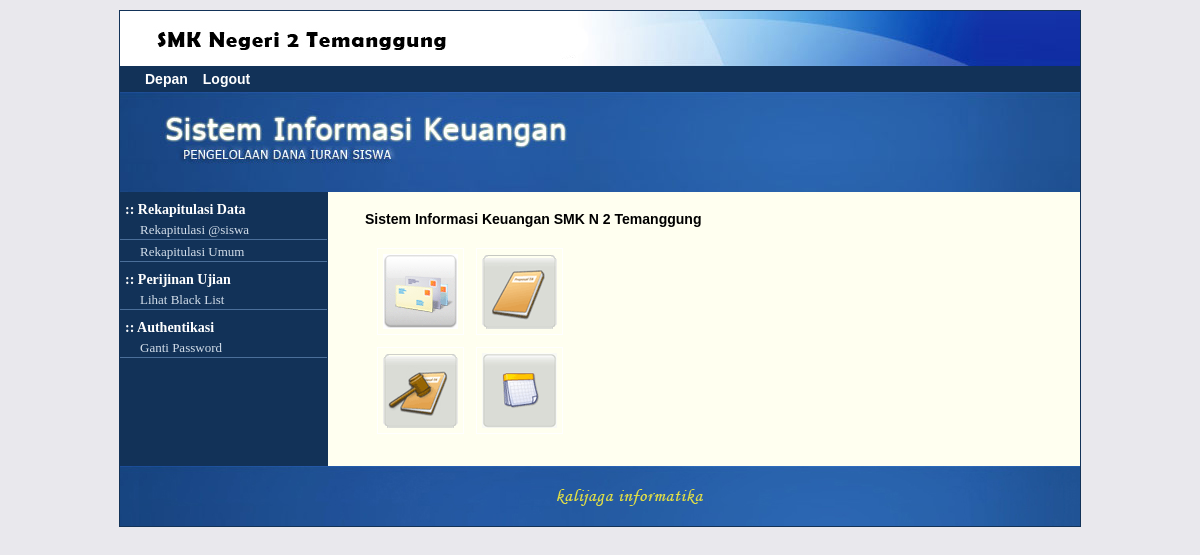
The page /pages/ (signed in) on the database its author committed.
### tables this page shows
CREATE TABLE `pub_menu` (
  `idMenu` int(11) NOT NULL AUTO_INCREMENT,
  `namaMenu` varchar(64) NOT NULL,
  `groupMenu` int(11) NOT NULL,
  PRIMARY KEY (`idMenu`,`namaMenu`),
  UNIQUE KEY `idMenu` (`idMenu`),
  KEY `FK_pub_menu` (`groupMenu`),
  CONSTRAINT `FK_pub_menu` FOREIGN KEY (`groupMenu`) REFERENCES `pub_group` (`idGroup`) ON DELETE CASCADE ON UPDATE CASCADE
);

CREATE TABLE `pub_submenu` (
  `idSubMenu` int(11) NOT NULL AUTO_INCREMENT,
  `namaSubMenu` varchar(60) NOT NULL,
  `idMenuParent` int(11) NOT NULL,
  `idSubMenuModul` int(11) DEFAULT NULL,
  `subMenuGroup` int(11) DEFAULT NULL,
  PRIMARY KEY (`idSubMenu`,`namaSubMenu`),
  UNIQUE KEY `idSubMenu` (`idSubMenu`),
  KEY `FK_pub_submenu` (`subMenuGroup`),
  KEY `FK_module_submenu` (`idSubMenuModul`),
  CONSTRAINT `FK_module_submenu` FOREIGN KEY (`idSubMenuModul`) REFERENCES `pub_module` (`idModule`) ON DELETE CASCADE ON UPDATE CASCADE,
  CONSTRAINT `FK_pub_submenu` FOREIGN KEY (`subMenuGroup`) REFERENCES `pub_group` (`idGroup`) ON DELETE CASCADE ON UPDATE CASCADE
);

### class/enkripsi.class.php (called while the page is built, shortened)
<?
require_once('../lib/AES/AES.class.php');
class Enkripsi{
	function paramEncrypt($x){
	   $Cipher = new AES();
	   $key_128bit = '2b7e151628aed2a6abf7158809cf4f3c';
		$n = ceil(strlen($x)/16);
	   $encrypt = "";
	   for ($i=0; $i<=$n-1; $i++){
	      $cryptext = $Cipher->encrypt($Cipher->stringToHex(substr($x, $i*16, 16)), $key_128bit);
		   $encrypt .= $cryptext;
	   }
	   return $encrypt;
	}
}
?>

### lib/AES/AES.class.php (called while the page is built, shortened)
<?php
class AES {
	private $number_of_rounds;
	private $block_size;
	private $key_size;
	private $s_box;
	private $s_box_inverted;
	private $round_constants;
	private $log;
	private $exp;
	private $state;
	public function __construct($strength=self::AES128) {
		switch($strength) {
			case self::AES128:
			default:
				$this->key_size = 4;
				$this->block_size = 4;
				$this->number_of_rounds = 10;
				break;
		}
		$this->state = array();
	}
	private function createSBox() {
		$this->s_box = array(
		0x63, 0x7C, 0x77, 0x7B, 0xF2, 0x6B, 0x6F, 0xC5, 0x30, 0x01, 0x67, 0x2B, 0xFE, 0xD7, 0xAB, 0x76,
		0xCA, 0x82, 0xC9, 0x7D, 0xFA, 0x59, 0x47, 0xF0, 0xAD, 0xD4, 0xA2, 0xAF, 0x9C, 0xA4, 0x72, 0xC0,
		0xB7, 0xFD, 0x93, 0x26, 0x36, 0x3F, 0xF7, 0xCC, 0x34, 0xA5, 0xE5, 0xF1, 0x71, 0xD8, 0x31, 0x15,
		0x04, 0xC7, 0x23, 0xC3, 0x18, 0x96, 0x05, 0x9A, 0x07, 0x12, 0x80, 0xE2, 0xEB, 0x27, 0xB2, 0x75,
		0x09, 0x83, 0x2C, 0x1A, 0x1B, 0x6E, 0x5A, 0xA0, 0x52, 0x3B, 0xD6, 0xB3, 0x29, 0xE3, 0x2F, 0x84,
		0x53, 0xD1, 0x00, 0xED, 0x20, 0xFC, 0xB1, 0x5B, 0x6A, 0xCB, 0xBE, 0x39, 0x4A, 0x4C, 0x58, 0xCF,
		0xD0, 0xEF, 0xAA, 0xFB, 0x43, 0x4D, 0x33, 0x85, 0x45, 0xF9, 0x02, 0x7F, 0x50, 0x3C, 0x9F, 0xA8,
		0x51, 0xA3, 0x40, 0x8F, 0x92, 0x9D, 0x38, 0xF5, 0xBC, 0xB6, 0xDA, 0x21, 0x10, 0xFF, 0xF3, 0xD2,
		0xCD, 0x0C, 0x13, 0xEC, 0x5F, 0x97, 0x44, 0x17, 0xC4, 0xA7, 0x7E, 0x3D, 0x64, 0x5D, 0x19, 0x73,
		0x60, 0x81, 0x4F, 0xDC, 0x22, 0x2A, 0x90, 0x88, 0x46, 0xEE, 0xB8, 0x14, 0xDE, 0x5E, 0x0B, 0xDB,
		0xE0, 0x32, 0x3A, 0x0A, 0x49, 0x06, 0x24, 0x5C, 0xC2, 0xD3, 0xAC, 0x62, 0x91, 0x95, 0xE4, 0x79,
		0xE7, 0xC8, 0x37, 0x6D, 0x8D, 0xD5, 0x4E, 0xA9, 0x6C, 0x56, 0xF4, 0xEA, 0x65, 0x7A, 0xAE, 0x08,
		0xBA, 0x78, 0x25, 0x2E, 0x1C, 0xA6, 0xB4, 0xC6, 0xE8, 0xDD, 0x74, 0x1F, 0x4B, 0xBD, 0x8B, 0x8A,
		0x70, 0x3E, 0xB5, 0x66, 0x48, 0x03, 0xF6, 0x0E, 0x61, 0x35, 0x57, 0xB9, 0x86, 0xC1, 0x1D, 0x9E,
		0xE1, 0xF8, 0x98, 0x11, 0x69, 0xD9, 0x8E, 0x94, 0x9B, 0x1E, 0x87, 0xE9, 0xCE, 0x55, 0x28, 0xDF,
		0x8C, 0xA1, 0x89, 0x0D, 0xBF, 0xE6, 0x42, 0x68, 0x41, 0x99, 0x2D, 0x0F, 0xB0, 0x54, 0xBB, 0x16);
	}
	private function createInvertedSBox() {
		$this->s_box_inverted = array(
		0x52, 0x09, 0x6A, 0xD5, 0x30, 0x36, 0xA5, 0x38, 0xBF, 0x40, 0xA3, 0x9E, 0x81, 0xF3, 0xD7, 0xFB,
		0x7C, 0xE3, 0x39, 0x82, 0x9B, 0x2F, 0xFF, 0x87, 0x34, 0x8E, 0x43, 0x44, 0xC4, 0xDE, 0xE9, 0xCB,
		0x54, 0x7B, 0x94, 0x32, 0xA6, 0xC2, 0x23, 0x3D, 0xEE, 0x4C, 0x95, 0x0B, 0x42, 0xFA, 0xC3, 0x4E,
		0x08, 0x2E, 0xA1, 0x66, 0x28, 0xD9, 0x24, 0xB2, 0x76, 0x5B, 0xA2, 0x49, 0x6D, 0x8B, 0xD1, 0x25,
		0x72, 0xF8, 0xF6, 0x64, 0x86, 0x68, 0x98, 0x16, 0xD4, 0xA4, 0x5C, 0xCC, 0x5D, 0x65, 0xB6, 0x92,
		0x6C, 0x70, 0x48, 0x50, 0xFD, 0xED, 0xB9, 0xDA, 0x5E, 0x15, 0x46, 0x57, 0xA7, 0x8D, 0x9D, 0x84,
		0x90, 0xD8, 0xAB, 0x00, 0x8C, 0xBC, 0xD3, 0x0A, 0xF7, 0xE4, 0x58, 0x05, 0xB8, 0xB3, 0x45, 0x06,
		0xD0, 0x2C, 0x1E, 0x8F, 0xCA, 0x3F, 0x0F, 0x02, 0xC1, 0xAF, 0xBD, 0x03, 0x01, 0x13, 0x8A, 0x6B,
		0x3A, 0x91, 0x11, 0x41, 0x4F, 0x67, 0xDC, 0xEA, 0x97, 0xF2, 0xCF, 0xCE, 0xF0, 0xB4, 0xE6, 0x73,
		0x96, 0xAC, 0x74, 0x22, 0xE7, 0xAD, 0x35, 0x85, 0xE2, 0xF9, 0x37, 0xE8, 0x1C, 0x75, 0xDF, 0x6E,
		0x47, 0xF1, 0x1A, 0x71, 0x1D, 0x29, 0xC5, 0x89, 0x6F, 0xB7, 0x62, 0x0E, 0xAA, 0x18, 0xBE, 0x1B,
		0xFC, 0x56, 0x3E, 0x4B, 0xC6, 0xD2, 0x79, 0x20, 0x9A, 0xDB, 0xC0, 0xFE, 0x78, 0xCD, 0x5A, 0xF4,
		0x1F, 0xDD, 0xA8, 0x33, 0x88, 0x07, 0xC7, 0x31, 0xB1, 0x12, 0x10, 0x59, 0x27, 0x80, 0xEC, 0x5F,
		0x60, 0x51, 0x7F, 0xA9, 0x19, 0xB5, 0x4A, 0x0D, 0x2D, 0xE5, 0x7A, 0x9F, 0x93, 0xC9, 0x9C, 0xEF,
		0xA0, 0xE0, 0x3B, 0x4D, 0xAE, 0x2A, 0xF5, 0xB0, 0xC8, 0xEB, 0xBB, 0x3C, 0x83, 0x53, 0x99, 0x61,
		0x17, 0x2B, 0x04, 0x7E, 0xBA, 0x77, 0xD6, 0x26, 0xE1, 0x69, 0x14, 0x63, 0x55, 0x21, 0x0C, 0x7D);
	}
	private function createRoundConstants() {
		$this->round_constants = array(
		0x01000000, 0x02000000, 0x04000000, 0x08000000, 0x10000000, 0x20000000, 0x40000000, 0x80000000,
		0x1B000000, 0x36000000, 0x6C000000, 0xD8000000, 0xAB000000, 0x4D000000, 0x9A000000, 0x2F000000,
		0x5E000000, 0xBC000000, 0x63000000, 0xC6000000, 0x97000000, 0x35000000, 0x6A000000, 0xD4000000,
		0xB3000000, 0x7D000000, 0xFA000000, 0xEF000000, 0xC5000000, 0x91000000);
	}
	private function createLogarithmicArray() {
		$this->log = array(
		0x00, 0xFF, 0xC8, 0x08, 0x91, 0x10, 0xD0, 0x36, 0x5A, 0x3E, 0xD8, 0x43, 0x99, 0x77, 0xFE, 0x18,
		0x23, 0x20, 0x07, 0x70, 0xA1, 0x6C, 0x0C, 0x7F, 0x62, 0x8B, 0x40, 0x46, 0xC7, 0x4B, 0xE0, 0x0E,
		0xEB, 0x16, 0xE8, 0xAD, 0xCF, 0xCD, 0x39, 0x53, 0x6A, 0x27, 0x35, 0x93, 0xD4, 0x4E, 0x48, 0xC3,
		0x2B, 0x79, 0x54, 0x28, 0x09, 0x78, 0x0F, 0x21, 0x90, 0x87, 0x14, 0x2A, 0xA9, 0x9C, 0xD6, 0x74,
		0xB4, 0x7C, 0xDE, 0xED, 0xB1, 0x86, 0x76, 0xA4, 0x98, 0xE2, 0x96, 0x8F, 0x02, 0x32, 0x1C, 0xC1,
		0x33, 0xEE, 0xEF, 0x81, 0xFD, 0x30, 0x5C, 0x13, 0x9D, 0x29, 0x17, 0xC4, 0x11, 0x44, 0x8C, 0x80,
		0xF3, 0x73, 0x42, 0x1E, 0x1D, 0xB5, 0xF0, 0x12, 0xD1, 0x5B, 0x41, 0xA2, 0xD7, 0x2C, 0xE9, 0xD5,
		0x59, 0xCB, 0x50, 0xA8, 0xDC, 0xFC, 0xF2, 0x56, 0x72, 0xA6, 0x65, 0x2F, 0x9F, 0x9B, 0x3D, 0xBA,
		0x7D, 0xC2, 0x45, 0x82, 0xA7, 0x57, 0xB6, 0xA3, 0x7A, 0x75, 0x4F, 0xAE, 0x3F, 0x37, 0x6D, 0x47,
		0x61, 0xBE, 0xAB, 0xD3, 0x5F, 0xB0, 0x58, 0xAF, 0xCA, 0x5E, 0xFA, 0x85, 0xE4, 0x4D, 0x8A, 0x05,
		0xFB, 0x60, 0xB7, 0x7B, 0xB8, 0x26, 0x4A, 0x67, 0xC6, 0x1A, 0xF8, 0x69, 0x25, 0xB3, 0xDB, 0xBD,
		0x66, 0xDD, 0xF1, 0xD2, 0xDF, 0x03, 0x8D, 0x34, 0xD9, 0x92, 0x0D, 0x63, 0x55, 0xAA, 0x49, 0xEC,
		0xBC, 0x95, 0x3C, 0x84, 0x0B, 0xF5, 0xE6, 0xE7, 0xE5, 0xAC, 0x7E, 0x6E, 0xB9, 0xF9, 0xDA, 0x8E,
		0x9A, 0xC9, 0x24, 0xE1, 0x0A, 0x15, 0x6B, 0x3A, 0xA0, 0x51, 0xF4, 0xEA, 0xB2, 0x97, 0x9E, 0x5D,
		0x22, 0x88, 0x94, 0xCE, 0x19, 0x01, 0x71, 0x4C, 0xA5, 0xE3, 0xC5, 0x31, 0xBB, 0xCC, 0x1F, 0x2D,
		0x3B, 0x52, 0x6F, 0xF6, 0x2E, 0x89, 0xF7, 0xC0, 0x68, 0x1B, 0x64, 0x04, 0x06, 0xBF, 0x83, 0x38);
	}
	private function createExpotecialArray() {
		$this->exp = array(
		0x01, 0xe5, 0x4c, 0xb5, 0xfb, 0x9f, 0xfc, 0x12, 0x03, 0x34, 0xd4, 0xc4, 0x16, 0xba, 0x1f, 0x36,
		0x05, 0x5c, 0x67, 0x57, 0x3a, 0xd5, 0x21, 0x5a, 0x0f, 0xe4, 0xa9, 0xf9, 0x4e, 0x64, 0x63, 0xee,
		0x11, 0x37, 0xe0, 0x10, 0xd2, 0xac, 0xa5, 0x29, 0x33, 0x59, 0x3b, 0x30, 0x6d, 0xef, 0xf4, 0x7b,
		0x55, 0xeb, 0x4d, 0x50, 0xb7, 0x2a, 0x07, 0x8d, 0xff, 0x26, 0xd7, 0xf0, 0xc2, 0x7e, 0x09, 0x8c,
		0x1a, 0x6a, 0x62, 0x0b, 0x5d, 0x82, 0x1b, 0x8f, 0x2e, 0xbe, 0xa6, 0x1d, 0xe7, 0x9d, 0x2d, 0x8a,
		0x72, 0xd9, 0xf1, 0x27, 0x32, 0xbc, 0x77, 0x85, 0x96, 0x70, 0x08, 0x69, 0x56, 0xdf, 0x99, 0x94,
		0xa1, 0x90, 0x18, 0xbb, 0xfa, 0x7a, 0xb0, 0xa7, 0xf8, 0xab, 0x28, 0xd6, 0x15, 0x8e, 0xcb, 0xf2,
		0x13, 0xe6, 0x78, 0x61, 0x3f, 0x89, 0x46, 0x0d, 0x35, 0x31, 0x88, 0xa3, 0x41, 0x80, 0xca, 0x17,
		0x5f, 0x53, 0x83, 0xfe, 0xc3, 0x9b, 0x45, 0x39, 0xe1, 0xf5, 0x9e, 0x19, 0x5e, 0xb6, 0xcf, 0x4b,
		0x38, 0x04, 0xb9, 0x2b, 0xe2, 0xc1, 0x4a, 0xdd, 0x48, 0x0c, 0xd0, 0x7d, 0x3d, 0x58, 0xde, 0x7c,
		0xd8, 0x14, 0x6b, 0x87, 0x47, 0xe8, 0x79, 0x84, 0x73, 0x3c, 0xbd, 0x92, 0xc9, 0x23, 0x8b, 0x97,
		0x95, 0x44, 0xdc, 0xad, 0x40, 0x65, 0x86, 0xa2, 0xa4, 0xcc, 0x7f, 0xec, 0xc0, 0xaf, 0x91, 0xfd,
		0xf7, 0x4f, 0x81, 0x2f, 0x5b, 0xea, 0xa8, 0x1c, 0x02, 0xd1, 0x98, 0x71, 0xed, 0x25, 0xe3, 0x24,
		0x06, 0x68, 0xb3, 0x93, 0x2c, 0x6f, 0x3e, 0x6c, 0x0a, 0xb8, 0xce, 0xae, 0x74, 0xb1, 0x42, 0xb4,
		0x1e, 0xd3, 0x49, 0xe9, 0x9c, 0xc8, 0xc6, 0xc7, 0x22, 0x6e, 0xdb, 0x20, 0xbf, 0x43, 0x51, 0x52,
		0x66, 0xb2, 0x76, 0x60, 0xda, 0xc5, 0xf3, 0xf6, 0xaa, 0xcd, 0x9a, 0xa0, 0x75, 0x54, 0x0e, 0x01);
	}
	public function encrypt($content, $key) {
		$expand_key = $this->keyExpansion($this->convertToWords($key));
		$this->state = $this->convertToWords($content);
		for ($round = 1; $round < $this->number_of_rounds; $round++) {
			$this->subBytes();
			$this->shiftRows();
			$this->mixColumns();
			$this->addRoundKey($this->createRoundKey($round, $expand_key));
		}
		return $this->convertToHexString();
	}
	private function subBytes() {
		for ($i=0; $i < $this->block_size; $i++) {
			$this->state[$i] = $this->subWord($this->state[$i]);
		}
	}
	private function shiftRows() {
		for ($i=1; $i < self::WORD_LENGTH; $i++) {
			$buffer = array();
			for ($j=$this->block_size-1; $j >= 0; $j--) {
				$pos = ($i + $j) % $this->block_size;
				$buffer[$j] = $this->getByteFromWord($this->state[$j], $i);
				$byte = isset($buffer[$pos]) ? $buffer[$pos] : $this->getByteFromWord($this->state[$pos], $i);
				$this->state[$j] = $this->putByteIntoWord( $byte, $this->state[$j], $i);
			}
		}
	}
	private function mixColumns() {
		$mul1 = array();
		$mul2 = array();
		$mul3 = array();
		for ($i=0; $i < $this->block_size; $i++) {
			for ($j = 0; $j < self::WORD_LENGTH; $j++) {
				$mul1[$j] = $this->getByteFromWord($this->state[$i], $j);
				$mul2[$j] = $this->galoisFieldMultiplication($mul1[$j], 0x02);
				$mul3[$j] = $mul2[$j] ^ $mul1[$j];
			}
			for ($j = 0; $j < self::WORD_LENGTH; $j++) {
				$byte = $mul2[$j] ^ $mul1[($j+3) % $this->block_size] ^ $mul1[($j+2) % $this->block_size] ^ $mul3[($j+1) % $this->block_size];
				$this->state[$i] = $this->putByteIntoWord( $byte, $this->state[$i], $j);
			}
		}
	}
	private function addRoundKey($key) {
		for ($i=0; $i < $this->block_size; $i++) {
			$this->state[$i] ^= $key[$i];
		}
	}
	private function keyExpansion($key) {
		$expanded_key = array();
		for ($i=0; $i<$this->key_size; $i++) {
			$expanded_key[$i] = $key[$i];
		}
		for ($i=$this->key_size; $i<$this->block_size * ($this->number_of_rounds + 1); $i++) {
			$temp = $expanded_key[$i - 1];
			if ($i % $this->key_size == 0)
				$temp = $this->subWord($this->rotWord($temp)) ^ $this->round_constants[$i / $this->key_size -1];
			else if ($this->key_size > 6 && $i % $this->key_size == 4)
				$temp = $this->subWord($temp);
			$expanded_key[$i] = $expanded_key[$i - $this->key_size] ^ $temp;
		}
		return $expanded_key;
	}
	private function createRoundKey($round, $key) {
		return array($key[self::WORD_LENGTH * $round], $key[self::WORD_LENGTH * $round + 1], $key[self::WORD_LENGTH * $round + 2], $key[self::WORD_LENGTH * $round + 3]);
	}
	private function galoisFieldMultiplication($number_a, $number_b) {
		$temp = $this->exp[($this->log[$number_a] + $this->log[$number_b]) % 0xFF];
		$result = $number_a ? ($number_b ? $temp : 0) : 0;
		return $result;
	}
	private function subWord($word, $invers=false) {
		if (!$invers)
			return 	$this->s_box[(( $word >> 24 ) & 0x000000FF)] << 24 |
					$this->s_box[(($word & 0x00FF0000) >> 16)] << 16 |
					$this->s_box[(($word & 0x0000FF00) >> 8 )] << 8 |
					$this->s_box[($word & 0x000000FF)];
		else
			return 	$this->s_box_inverted[(( $word >> 24 ) & 0x000000FF)] << 24 |
					$this->s_box_inverted[(($word & 0x00FF0000) >> 16)] << 16 |
					$this->s_box_inverted[(($word & 0x0000FF00) >> 8 )] << 8 |
					$this->s_box_inverted[($word & 0x000000FF)];
	}
	private function rotWord($word) {
		return (( $word << 8 ) & 0xFFFFFFFF ) | (( $word >> 24 ) & 0x000000FF);
	}
	private function getByteFromWord($word, $position) {
		switch ($position) {
			case 0:
				return ( $word >> 24 ) & 0x000000FF;
			case 1:
				return ($word & 0x00FF0000) >> 16;
			case 2:
				return ($word & 0x0000FF00) >> 8;
			case 3:
				return $word & 0x000000FF;
		}
	}
	private function putByteIntoWord($byte, $word, $position) {
		switch ($position) {
			case 0:
				return (($word & 0x00FFFFFF) | (($byte << 24) & 0xFF000000));
			case 1:
				return (($word & 0xFF00FFFF) | (($byte << 16) & 0x00FF0000));
			case 2:
				return (($word & 0xFFFF00FF) | (($byte << 8) & 0x0000FF00));
			case 3:
				return (($word & 0xFFFFFF00) | $byte);
		}
	}
	private function convertToWords($content) {
		$words = array();
		for ($i = 0; $i < strlen($content); $i+=2*$this->block_size){
			$words[$i/(2*$this->block_size)] = hexdec(substr($content, $i, 2*$this->block_size));
		}
		return $words;
	}
	private function convertToHexString() {
		$string = "";
		for ($i = 0; $i < $this->block_size; $i++) {
			$string .= $this->addZeros(dechex($this->state[$i]));
		}
		return $string;
	}
	public function stringToHex($str) {
		$hex="";
		$zeros = "";
		$len = 2 * self::WORD_LENGTH * $this->block_size;
		for ($i = 0; $i < strlen($str); $i++){
			$val = dechex(ord($str{$i}));
			$hex.=$val;
		}
		for ($i = 0; $i < $len - strlen($hex); $i++){
			$zeros .= '0';
		}
		return $hex.$zeros;
	}
	private function addZeros($word) {
		$len = 2*self::WORD_LENGTH - strlen($word);
		$zeros = "";
		for ($i=0; $i < $len; $i++)
			$zeros .= '0';
		return $zeros.$word;
	}
}
?>

### pages/menu.php (the view, shortened to what this page needs)
<?
	require_once("../class/enkripsi.class.php");
	if(!$_SESSION['user'] && !$_SESSON['group']){
		header("location:../index.php?message='Silahkan Login Terlebih Dahulu'");
	} else {
		$crypt = new Enkripsi;
		$queryMenu=mysql_query("SELECT idMenu, namaMenu, groupMenu FROM pub_menu WHERE groupMenu >='$_SESSION[group]' ORDER BY idMenu asc");
		while($menu=mysql_fetch_array($queryMenu)){
			echo "<div class='submenu'>:: ".$menu['namaMenu']."</div>";
			$querySubMenu=mysql_query("SELECT idSubMenu, namaSubMenu, idMenuParent, idSubMenuModul, subMenuGroup FROM pub_submenu WHERE subMenuGroup >= $_SESSION[group] AND idMenuParent = $menu[idMenu] ORDER BY idSubMenu asc");
			while($subMenu=mysql_fetch_array($querySubMenu)){
				$x='id='.$subMenu[idSubMenuModul];
				$url=$crypt->paramEncrypt($x);
				echo "<a href='index.php?".$url."'class=sheet>".$subMenu['namaSubMenu']."</a>";
			}
		}
	}
?>

### css/main_page.css (style rules this page uses)
body { background-color:#e9e8ed; padding:0; margin:0; }
.submenu { display:block; padding-top:10px; padding-left:5px; color:#ffffff; font:Bold 14px Candara,Corbel,Tahoma; }
.sheet { height:15px; display:block; padding:4px 5px 2px 20px; color:#d3deea; font:13px Candara,Corbel,Tahoma; text-decoration:none; border-bottom:0.3px solid #4b6f9a; background-color:transparent; }

### css/forms.css (style rules this page uses)
body, input, select, textarea { font: 11px/20px Verdana, sans-serif; }

### rows shown on the page
pub_menu: namaMenu "Rekapitulasi Data"
pub_submenu: namaSubMenu "Rekapitulasi @siswa"
pub_submenu: namaSubMenu "Rekapitulasi Umum"
pub_menu: namaMenu "Perijinan Ujian"
pub_submenu: namaSubMenu "Lihat Black List"
pub_menu: namaMenu "Authentikasi"
pub_submenu: namaSubMenu "Ganti Password"
